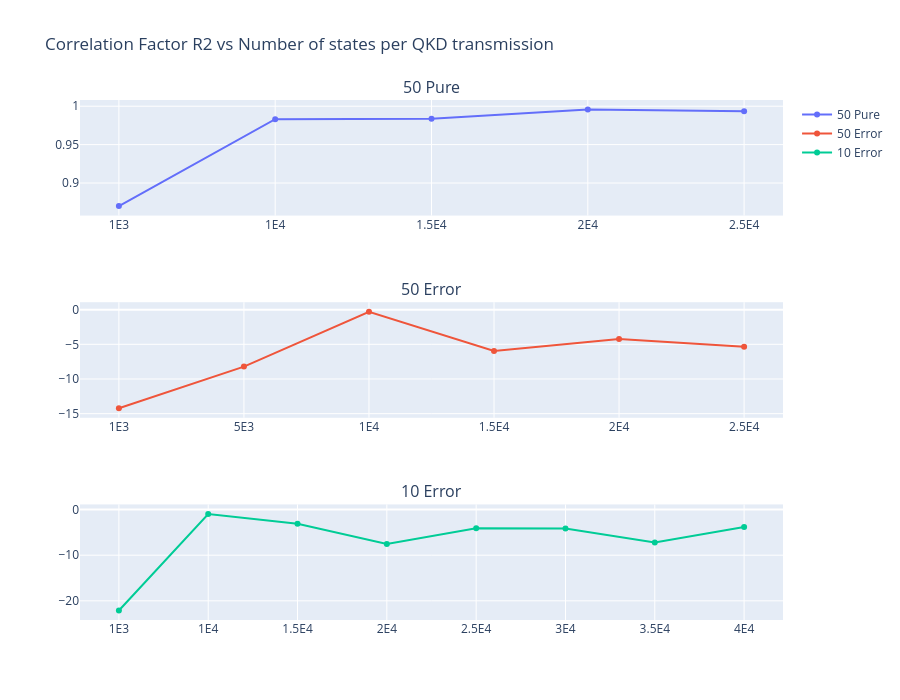

The notebook cell this image was saved under:
### Code cell
# Configuración del subplot
fig = make_subplots(
    rows=3, 
    cols=1, 
    subplot_titles=("50 Pure", "50 Error", "10 Error") # Actualizado para que coincida con tus datos
)

# Agregar la primera fila (row=1)
fig.add_trace(
    go.Scatter(
        x=df_50_pure['Number of states per QKD transmission'], 
        y=df_50_pure['correlation factor R2'], 
        mode='lines+markers', 
        name='50 Pure'
    ),
    row=1, col=1
)

# Agregar la segunda fila (row=2)
fig.add_trace(
    go.Scatter(
        x=df_50_error['Number of states per QKD transmission'], 
        y=df_50_error['correlation factor R2'], 
        mode='lines+markers', 
        name='50 Error'
    ),
    row=2, col=1
)

# Agregar la tercera fila (row=3)
fig.add_trace(
    go.Scatter(
        x=df_10_error['Number of states per QKD transmission'], 
        y=df_10_error['correlation factor R2'], 
        mode='lines+markers', 
        name='10 Error'
    ),
    row=3, col=1
)

# Ajuste estético (recomendado para 3 filas)
fig.update_layout(
    height=700, 
    title_text="Correlation Factor R2 vs Number of states per QKD transmission"
)

fig.show()

### Figure 1 — Plotly figure (JSON) as saved in the notebook; plotly's stock layout.template omitted (floating-point values rounded to 4 significant figures)
{"data": [{"mode": "lines+markers", "name": "50 Pure", "type": "scatter", "x": ["1E3", "1E4", "1.5E4", "2E4", "2.5E4"], "xaxis": "x", "y": [0.87, 0.9832, 0.9836, 0.9957, 0.9936], "yaxis": "y"}, {"mode": "lines+markers", "name": "50 Error", "type": "scatter", "x": ["1E3", "5E3", "1E4", "1.5E4", "2E4", "2.5E4"], "xaxis": "x2", "y": [-14.22, -8.215, -0.3022, -5.947, -4.23, -5.357], "yaxis": "y2"}, {"mode": "lines+markers", "name": "10 Error", "type": "scatter", "x": ["1E3", "1E4", "1.5E4", "2E4", "2.5E4", "3E4", "3.5E4", "4E4"], "xaxis": "x3", "y": [-22.11, -0.9672, -3.099, -7.529, -4.114, -4.138, -7.231, -3.815], "yaxis": "y3"}], "layout": {"annotations": [{"font": {"size": 16}, "showarrow": false, "text": "50 Pure", "x": 0.5, "xanchor": "center", "xref": "paper", "y": 1, "yanchor": "bottom", "yref": "paper"}, {"font": {"size": 16}, "showarrow": false, "text": "50 Error", "x": 0.5, "xanchor": "center", "xref": "paper", "y": 0.6111, "yanchor": "bottom", "yref": "paper"}, {"font": {"size": 16}, "showarrow": false, "text": "10 Error", "x": 0.5, "xanchor": "center", "xref": "paper", "y": 0.2222, "yanchor": "bottom", "yref": "paper"}], "height": 700, "title": {"text": "Correlation Factor R2 vs Number of states per QKD transmission"}, "xaxis": {"anchor": "y", "domain": [0, 1]}, "xaxis2": {"anchor": "y2", "domain": [0, 1]}, "xaxis3": {"anchor": "y3", "domain": [0, 1]}, "yaxis": {"anchor": "x", "domain": [0.7778, 1]}, "yaxis2": {"anchor": "x2", "domain": [0.3889, 0.6111]}, "yaxis3": {"anchor": "x3", "domain": [0, 0.2222]}}}
